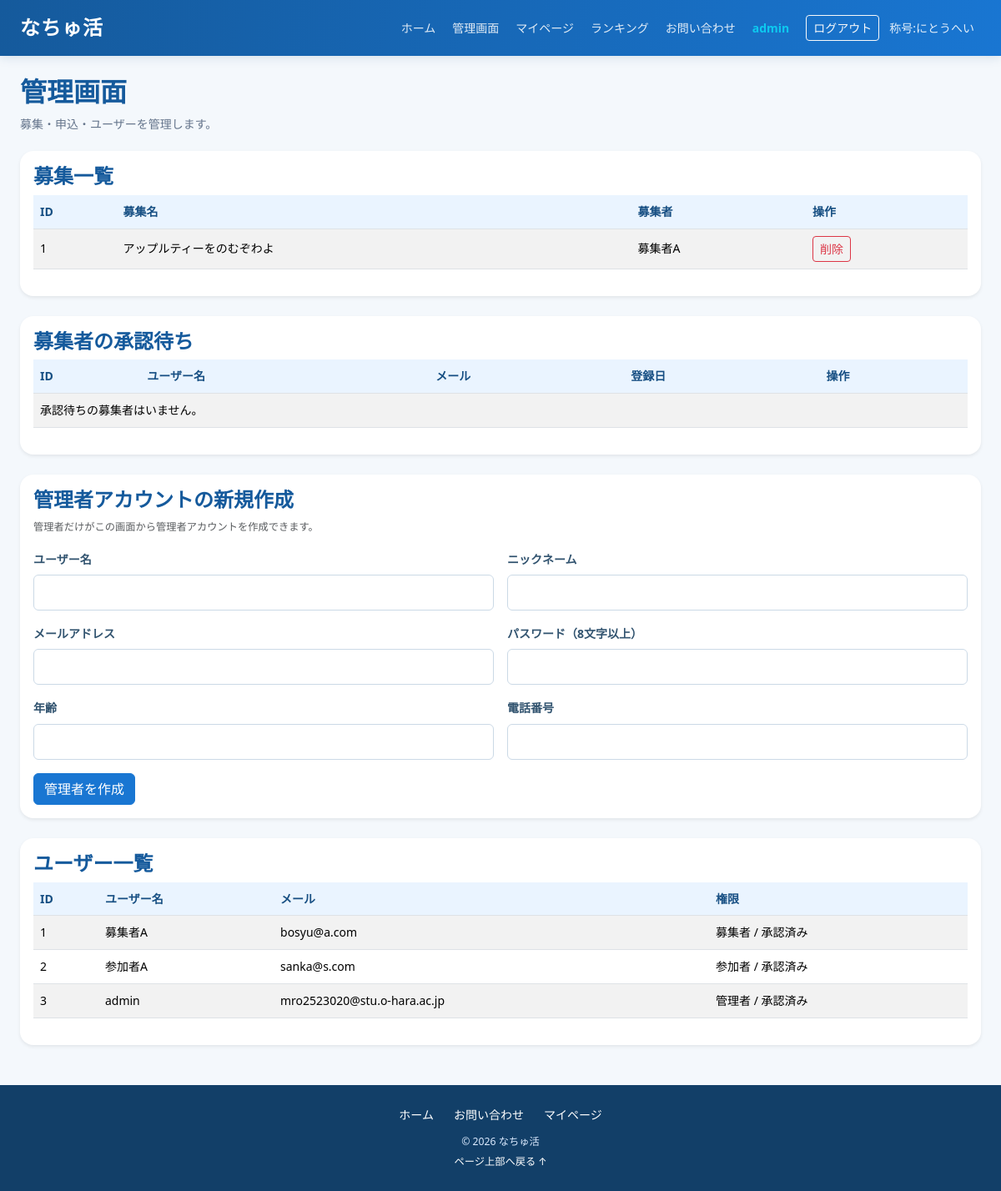
/admin (signed in), run on the app's committed database.
### apps/crud/models.py (models this page shows, shortened)
class User(db.Model, UserMixin):
    __tablename__ = "users"
    id = db.Column(db.Integer, primary_key=True)
    username = db.Column(db.String, nullable=False)
    nickname = db.Column(db.String, nullable=False)
    age = db.Column(db.Integer, nullable=False)
    email = db.Column(db.String, nullable=False)
    password_hash = db.Column(db.String, nullable=False)
    phone_number = db.Column(db.String(11), nullable=False)
    role = db.Column(db.Integer, nullable=False)
    is_approved = db.Column(db.Boolean,nullable=False,default=True,server_default="1")
    create_at = db.Column(db.DateTime, nullable=False, default=datetime.now)
    update_at = db.Column(db.DateTime, nullable=False, default=datetime.now, onupdate=datetime.now)
    title_id = db.Column(db.Integer,db.ForeignKey("titles.id"))  # FK
    tanks_point = db.Column(db.Integer, nullable=False, default=0)
    ranking_id = db.Column(db.Integer)
    group_name = db.Column(db.String, nullable=False)
    representative_name = db.Column(db.String, nullable=False)
    contact_email = db.Column(db.String, nullable=False)
    group_type = db.Column(db.String, nullable=False)
    title = db.relationship("Title", lazy="joined")
    @property
    def usertitle(self):
        return self.title.title_name if self.title else ""
    recruitments = db.relationship("Recruitment", back_populates="user", cascade="all, delete-orphan")
    likes = db.relationship("Like", back_populates="user", cascade="all, delete-orphan")
    search_histories = db.relationship("SearchHistory", back_populates="user", cascade="all, delete-orphan")
    participation_histories = db.relationship("ParticipationHistory", back_populates="user", cascade="all, delete-orphan")
    recruitment_histories = db.relationship("RecruitmentHistory", back_populates="user", cascade="all, delete-orphan")
    view_histories = db.relationship("ViewHistory", back_populates="user", cascade="all, delete-orphan")
    active_messages = db.relationship("ActiveMessage", back_populates="user", cascade="all, delete-orphan")
    @property
    def password(self):
        raise AttributeError("読み取り不可")

### apps/natyukatu/models.py (models this page shows)
class Title(db.Model):
    __tablename__ = "titles"
    id = db.Column(db.Integer, primary_key=True)
    title_name = db.Column(db.String, nullable=False)
    title_explanation = db.Column(db.String, nullable=False)

class Recruitment(db.Model):
    __tablename__ = "recruitments"
    id = db.Column(db.Integer, primary_key=True)
    user_id = db.Column(db.Integer, db.ForeignKey("users.id"), nullable=False)
    title = db.Column(db.String, nullable=False)
    description = db.Column(db.String, nullable=False)
    location_prefecture = db.Column(db.String, nullable=False)
    location_city = db.Column(db.String, nullable=False)
    location_detail = db.Column(db.String, nullable=False)
    start_at = db.Column(db.DateTime, nullable=False)
    end_at = db.Column(db.DateTime, nullable=False)
    application_start_at = db.Column(db.DateTime, nullable=False)
    application_end_at = db.Column(db.DateTime, nullable=False)
    capacity = db.Column(db.Integer, nullable=False)
    eligibility = db.Column(db.String, nullable=False)
    required_items = db.Column(db.String, nullable=False)
    status = db.Column(db.String, nullable=False)
    created_at = db.Column(db.DateTime, nullable=False, default=datetime.now)
    updated_at = db.Column(db.DateTime, default=datetime.now, onupdate=datetime.now)
    photo = db.Column(db.LargeBinary, nullable=True)
    photo_mimetype = db.Column(db.String(50), nullable=True)
    video = db.Column(db.LargeBinary, nullable=True)
    video_mimetype = db.Column(db.String(50), nullable=True)
    user = db.relationship("User", back_populates="recruitments")
    likes = db.relationship("Like", back_populates="recruitment", cascade="all, delete-orphan")
    view_histories = db.relationship("ViewHistory", back_populates="recruitment", cascade="all, delete-orphan")
    tags = db.relationship("Tag", back_populates="recruitment", cascade="all, delete-orphan")
    search_histories = db.relationship("SearchHistory", back_populates="recruitment", cascade="all, delete-orphan")
    participation_histories = db.relationship("ParticipationHistory", back_populates="recruitment", cascade="all, delete-orphan")
    recruitment_histories = db.relationship("RecruitmentHistory", back_populates="recruitment", cascade="all, delete-orphan")
    images = db.relationship(
        "RecruitmentImage",
        back_populates="recruitment",
        cascade="all, delete-orphan",
        order_by="RecruitmentImage.display_order"
    )
    active_messages = db.relationship("ActiveMessage", back_populates="recruitment", cascade="all, delete-orphan")

### apps/natyukatu/views.py (the view)
@dt.route("/admin")
@login_required
def admin():
    if getattr(current_user, "role", None) != 1:
        abort(403)
    recruitments = Recruitment.query.order_by(
        Recruitment.created_at.desc()
    ).all()
    entries = ParticipationHistory.query.order_by(
        ParticipationHistory.added_at.desc()
    ).all()
    users = User.query.order_by(
        User.id.asc()
    ).all()
    pending_users = User.query.filter(
        User.role == 2,
        User.is_approved.is_(False)
    ).order_by(
        User.id.asc()
    ).all()
    contacts = ContactHistory.query.order_by(
        ContactHistory.id.desc()
    ).all()
    return render_template(
        "natyukatu/admin.html",
        recruitments=recruitments,
        entries=entries,
        users=users,
        pending_users=pending_users,
        contacts=contacts
    )

### apps/natyukatu/templates/natyukatu/admin.html (shortened to what this page needs)
{% extends "natyukatu/base.html" %}
{% block content %}
<section class="page-heading">
    <h1>管理画面</h1>
    <p>募集・申込・ユーザーを管理します。</p>
</section>
<section class="card border-0 shadow-sm mb-4">
    <div class="card-body">
        <h2 class="h4 section-title">募集一覧</h2>
        <div class="table-responsive">
            <table class="table table-striped">
                <thead>
                    <tr>
                        <th>ID</th>
                        <th>募集名</th>
                        <th>募集者</th>
                        <th>操作</th>
                    </tr>
                </thead>
                <tbody>
                    {% for item in recruitments %}
                    <tr>
                        <td>{{ item.id }}</td>
                        <td>{{ item.title }}</td>
                        <td>{{ item.user.username if item.user else '不明' }}</td>
                        <td>
                            <form method="post" action="{{ url_for('natyukatu.admin_delete_recruitment', active_id=item.id) }}" onsubmit="return confirm('この募集を削除しますか？')">
                                <button class="btn btn-sm btn-outline-danger">削除</button>
                            </form>
                        </td>
                    </tr>
                    {% else %}
                    <tr>
                        <td colspan="4">募集はありません。</td>
                    </tr>
                    {% endfor %}
                </tbody>
            </table>
        </div>
    </div>
</section>
<section class="card border-0 shadow-sm mb-4">
    <div class="card-body">
        <h2 class="h4 section-title">募集者の承認待ち</h2>
        <div class="table-responsive">
            <table class="table table-striped align-middle">
                <thead><tr><th>ID</th><th>ユーザー名</th><th>メール</th><th>登録日</th><th>操作</th></tr></thead>
                <tbody>
                {% for user in pending_users %}
                    <tr>
                        <td>{{ user.id }}</td>
                        <td>{{ user.username }}</td>
                        <td>{{ user.email }}</td>
                        <td>{{ user.create_at.strftime('%Y-%m-%d %H:%M') if user.create_at else '' }}</td>
                        <td>
                            <form method="post" action="{{ url_for('natyukatu.admin_approve_user', user_id=user.id) }}" onsubmit="return confirm('この募集者を承認しますか？')">
                                <input type="hidden" name="csrf_token" value="{{ csrf_token() }}">
                                <button type="submit" class="btn btn-sm btn-success">承認する</button>
                            </form>
                        </td>
                    </tr>
                {% else %}
                    <tr><td colspan="5">承認待ちの募集者はいません。</td></tr>
                {% endfor %}
                </tbody>
            </table>
        </div>
    </div>
</section>
<section class="card border-0 shadow-sm mb-4">
    <div class="card-body">
        <h2 class="h4 section-title">管理者アカウントの新規作成</h2>
        <p class="text-muted small">管理者だけがこの画面から管理者アカウントを作成できます。</p>
        <form method="post" action="{{ url_for('natyukatu.admin_create_admin') }}">
            <div class="row g-3">
                <div class="col-md-6"><label class="form-label">ユーザー名</label><input class="form-control" name="username" maxlength="30" required></div>
                <div class="col-md-6"><label class="form-label">ニックネーム</label><input class="form-control" name="nickname" maxlength="30" required></div>
                <div class="col-md-6"><label class="form-label">メールアドレス</label><input class="form-control" type="email" name="email" required></div>
                <div class="col-md-6"><label class="form-label">パスワード（8文字以上）</label><input class="form-control" type="password" name="password" minlength="8" required></div>
                <div class="col-md-6"><label class="form-label">年齢</label><input class="form-control" type="number" name="age" min="0" max="120" required></div>
                <div class="col-md-6"><label class="form-label">電話番号</label><input class="form-control" name="phone_number" maxlength="11" required></div>
            </div>
            <button type="submit" class="btn btn-primary mt-3">管理者を作成</button>
        </form>
    </div>
</section>
<section class="card border-0 shadow-sm mb-4">
    <div class="card-body">
        <h2 class="h4 section-title">ユーザー一覧</h2>
        <div class="table-responsive">
            <table class="table table-striped">
                <thead>
                    <tr><th>ID</th><th>ユーザー名</th><th>メール</th><th>権限</th></tr>
                </thead>
                <tbody>
                    {% for user in users %}
                    <tr>
                        <td>{{ user.id }}</td>
                        <td>{{ user.username }}</td>
                        <td>{{ user.email }}</td>
                        <td>{{ {1: "管理者", 2: "募集者", 3: "参加者"}.get(user.role, "不明") }} / {{ "承認済み" if user.is_approved else "承認待ち" }}</td>
                    </tr>
                    {% else %}
                    <tr>
                        <td colspan="4">ユーザーはいません。</td>
                    </tr>
                    {% endfor %}
                </tbody>
            </table>
        </div>
    </div>
</section>
{% endblock %}

### apps/natyukatu/templates/natyukatu/base.html (shortened to what this page needs)
<!DOCTYPE html>
<html lang="ja">
<head>
  <link href="https://cdn.jsdelivr.net/npm/bootstrap@5.3.8/dist/css/bootstrap.min.css" rel="stylesheet">
  <link rel="stylesheet" href="{{ url_for('static', filename='css/natyukatu_base.css') }}">
</head>
<body class="d-flex flex-column min-vh-100">
<nav class="navbar navbar-expand-xl navbar-dark site-navbar sticky-top">
  <div class="container-fluid container-xxl px-3 px-lg-4">
    <a class="navbar-brand fw-bold fs-4" href="{{ url_for('natyukatu.top') }}">なちゅ活</a>
    <div class="collapse navbar-collapse" id="siteMenu">
      <ul class="navbar-nav ms-auto align-items-xl-center gap-xl-1 py-2 py-xl-0">
        <li class="nav-item"><a class="nav-link" href="{{ url_for('natyukatu.top') }}">ホーム</a></li>
        {% if current_user.is_authenticated %}
          {% if current_user.role == 3 %}
            <li class="nav-item"><a class="nav-link" href="{{ url_for('natyukatu.participation_history') }}">参加履歴
              {% if has_unread_messages %}
                <span class="badge rounded-pill text-bg-danger">新着</span>
              {% endif %}
            </a></li>
          {% elif current_user.role == 1 %}
            <li class="nav-item"><a class="nav-link" href="{{ url_for('natyukatu.admin') }}">管理画面</a></li>
          {% endif %}
          <li class="nav-item"><a class="nav-link" href="{{ url_for('natyukatu.userDetail') }}">マイページ</a></li>
        {% else %}
          <li class="nav-item"><a class="nav-link" href="{{ url_for('auth.signup') }}">新規登録</a></li>
          <li class="nav-item"><a class="nav-link" href="{{ url_for('auth.login') }}">ログイン</a></li>
        {% endif %}
        <li class="nav-item"><a class="nav-link" href="{{ url_for('natyukatu.ranking') }}">ランキング</a></li>
        <li class="nav-item"><a class="nav-link" href="{{ url_for('natyukatu.contact') }}">お問い合わせ</a></li>
        {% if current_user.is_authenticated %}
          <li class="nav-item"><span class="nav-link text-info fw-semibold">{{ current_user.username }}</span></li>
          <li class="nav-item"><a class="btn btn-outline-light btn-sm ms-xl-2 mt-2 mt-xl-0" href="{{ url_for('auth.logout') }}">ログアウト</a></li>
        {% endif %}
        {% if current_user.is_authenticated %}
          <li class="nav-item"><a class="nav-link" href="{{ url_for('natyukatu.ranking') }}">
            称号:{{ header_title.title_name if header_title else "称号なし" }}
            </a>
          </li>
        {% endif %}
      </ul>
    </div>
  </div>
</nav>
<main class="container-fluid container-xxl flex-grow-1 py-4 px-3 px-md-4">
  {% block content %}{% endblock %}
</main>
<footer class="site-footer mt-auto py-4">
  <div class="container text-center">
    <div class="d-flex flex-wrap justify-content-center gap-3 mb-2">
      <a href="{{ url_for('natyukatu.top') }}">ホーム</a>
      <a href="{{ url_for('natyukatu.contact') }}">お問い合わせ</a>
      {% if current_user.is_authenticated %}<a href="{{ url_for('natyukatu.userDetail') }}">マイページ</a>{% endif %}
    </div>
    <small>© 2026 なちゅ活</small>
    <div><a class="small" href="#">ページ上部へ戻る ↑</a></div>
  </div>
</footer>
</body>
</html>

### data on the page
User: username "admin", id "3", email "mro2523020@stu.o-hara.ac.jp", role "管理者", is_approved "承認済み"
Title: title_name "にとうへい"
Recruitment: id "1", title "アップルティーをのむぞわよ", user "募集者A"
User: id "1", username "募集者A", email "bosyu@a.com", role "募集者", is_approved "承認済み"
User: id "2", username "参加者A", email "sanka@s.com", role "参加者", is_approved "承認済み"
